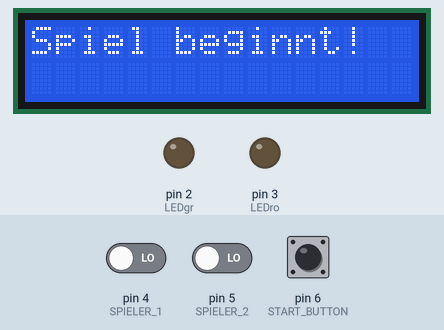
Recording of a sketch running on a simulated Arduino Uno, built with avr-gcc and run on an emulated ATmega328P. Shown: 16×2 character LCD, output pins drawn as LEDs (lit = HIGH). The inputs (shaded band) are chosen by the test bench; at power-on: pin 4 (SPIELER_1) LOW, pin 5 (SPIELER_2) LOW, pin 6 (START_BUTTON) HIGH. Random numbers use the default seed unless the sketch sets one; pins used as bus, display or sensor lines are not drawn.

Above: at 0.1 s.
1.8 s: pin 4 (SPIELER_1) driven HIGH
At 3.2 s:
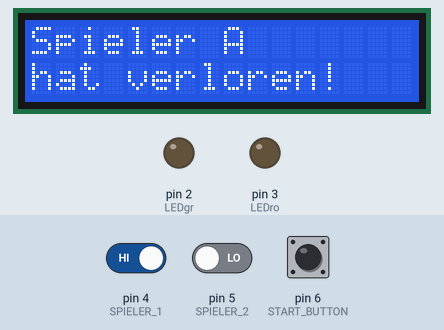
At 7.8 s:
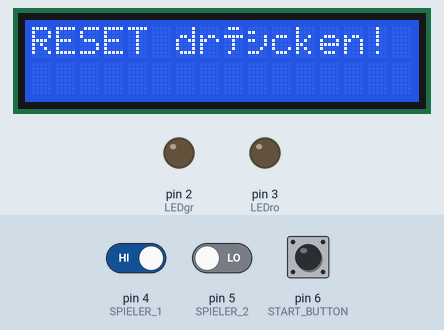
Timing chart, 0 to 13.3 s (numbered marks = the images above; inputs shaded):
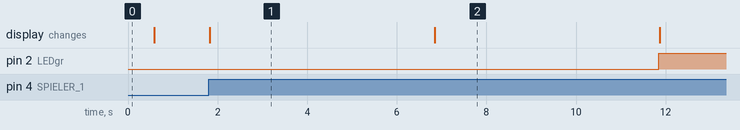

The sketch:

reaction-time-game.ino
```cpp
#include <Wire.h>
#include <LiquidCrystal_I2C.h>
LiquidCrystal_I2C lcd(0x27, 16, 2);

#define LEDgr 2
#define LEDro 3
#define SPIELER_1 4
#define SPIELER_2 5
#define START_BUTTON 6
#define RESET_PIN 7

static unsigned long timer = 0;
static int zufallwarten = 0;

#define LOOP while (true)
#define RESET digitalWrite(RESET_PIN, LOW)

void setup()
{
    digitalWrite(RESET_PIN, HIGH);

    randomSeed(analogRead(0));

    lcd.init();
    lcd.backlight();

    pinMode(LEDgr, OUTPUT);
    pinMode(LEDro, OUTPUT);
    pinMode(RESET_PIN, OUTPUT);

    pinMode(SPIELER_1, INPUT);
    pinMode(SPIELER_2, INPUT);
    pinMode(START_BUTTON, INPUT);

    while (digitalRead(START_BUTTON) == LOW)
    {
    }

    lcd.clear();
    lcd.setCursor(0, 0);
    lcd.print("Spiel beginnt!");

    delay(500);

    timer = millis();
    lcd.clear();

    zufallwarten = random(0, 20000);
}

void loop()
{
    while ((millis() - timer) < zufallwarten)
    {
        if (digitalRead(SPIELER_1) == HIGH)
        {
            lcd.clear();
            lcd.home();
            lcd.print("Spieler A");
            lcd.setCursor(0, 1);
            lcd.print("hat verloren!");
            delay(5000);

            lcd.clear();
            lcd.home();
            lcd.print("RESET drücken!");

            delay(5000);

            RESET;
        }

        if (digitalRead(SPIELER_2) == HIGH)
        {
            lcd.clear();
            lcd.home();
            lcd.print("Spieler B");
            lcd.setCursor(0, 1);
            lcd.print("hat verloren!");
            delay(5000);

            lcd.home();
            lcd.clear();
            lcd.print("RESET drücken!");

            delay(5000);

            RESET;
        }
    }

    digitalWrite(LEDgr, HIGH);

    LOOP
    {
        if (digitalRead(SPIELER_1) == HIGH)
        {
            lcd.clear();
            lcd.home();
            lcd.print("Spieler A");
            lcd.setCursor(0, 1);
            lcd.print("gewinnt!");

            delay(5000);

            RESET;
        }

        if (digitalRead(SPIELER_2) == HIGH)
        {
            lcd.clear();
            lcd.home();
            lcd.print("Spieler B");
            lcd.setCursor(0, 1);
            lcd.print("gewinnt!");

            delay(5000);

            RESET;
        }
    }
}
```

Measured:
- after the input at 1.8 s, the display: changes at once (image 1)
- what the display in image 1 shows lasts 5.0 s, from 1.8 s to 6.8 s
